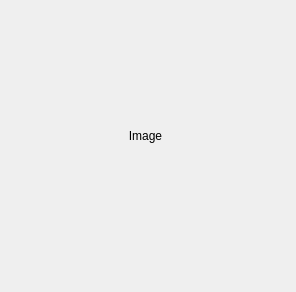
<?xml version="1.0" encoding="UTF-8"?>
<ui version="4.0">
 <class>ImgForm</class>
 <widget class="QWidget" name="ImgForm">
  <property name="geometry">
   <rect>
    <x>0</x>
    <y>0</y>
    <width>296</width>
    <height>292</height>
   </rect>
  </property>
  <property name="windowTitle">
   <string>Form</string>
  </property>
  <widget class="QLabel" name="imagelabel">
   <property name="geometry">
    <rect>
     <x>50</x>
     <y>30</y>
     <width>191</width>
     <height>211</height>
    </rect>
   </property>
   <property name="text">
    <string>Image</string>
   </property>
   <property name="alignment">
    <set>Qt::AlignmentFlag::AlignCenter</set>
   </property>
  </widget>
 </widget>
 <resources/>
 <connections/>
</ui>
